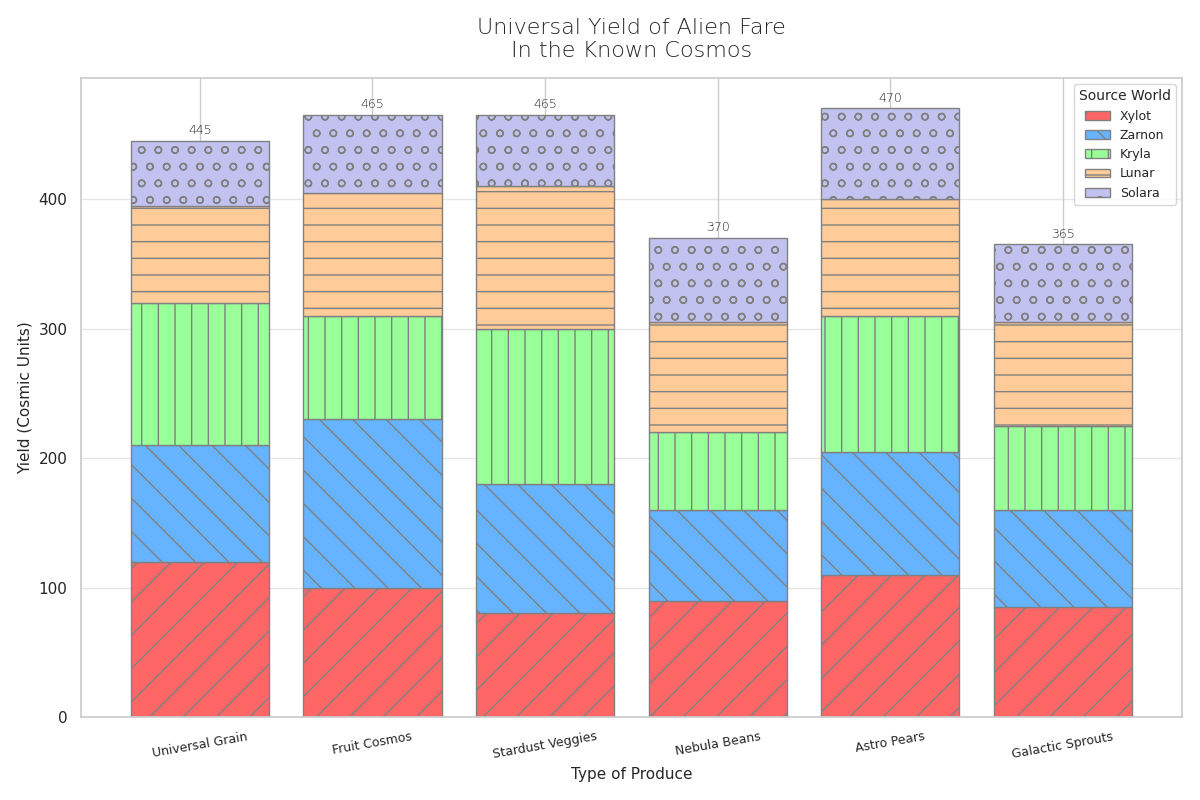

This figure's Python source:
import matplotlib.pyplot as plt
import numpy as np

produce_types = ['Universal Grain', 'Fruit Cosmos', 'Stardust Veggies', 'Nebula Beans', 'Astro Pears', 'Galactic Sprouts']
xylot_output = [120, 100, 80, 90, 110, 85]
zarnon_output = [90, 130, 100, 70, 95, 75]
kryla_output = [110, 80, 120, 60, 105, 65]
lunar_output = [75, 95, 110, 85, 90, 80]
solara_output = [50, 60, 55, 65, 70, 60]

bar_positions = np.arange(len(produce_types))

fig, ax = plt.subplots(figsize=(12, 8))

ax.bar(bar_positions, xylot_output, label='Xylot', color='#ff6666', edgecolor='gray', hatch='/')
ax.bar(bar_positions, zarnon_output, bottom=xylot_output, label='Zarnon', color='#66b3ff', edgecolor='gray', hatch='\\')
ax.bar(bar_positions, kryla_output, bottom=np.array(xylot_output) + np.array(zarnon_output), label='Kryla', color='#99ff99', edgecolor='gray', hatch='|')
ax.bar(bar_positions, lunar_output, bottom=np.array(xylot_output) + np.array(zarnon_output) + np.array(kryla_output), label='Lunar', color='#ffcc99', edgecolor='gray', hatch='-')
ax.bar(bar_positions, solara_output, bottom=np.array(xylot_output) + np.array(zarnon_output) + np.array(kryla_output) + np.array(lunar_output), label='Solara', color='#c2c2f0', edgecolor='gray', hatch='o')

ax.set_title('Universal Yield of Alien Fare\nIn the Known Cosmos', fontsize=16, fontweight='light', pad=15)
ax.set_xlabel('Type of Produce', fontsize=11)
ax.set_ylabel('Yield (Cosmic Units)', fontsize=11)

ax.set_xticks(bar_positions)
ax.set_xticklabels(produce_types, fontsize=9, rotation=10)

ax.legend(title='Source World', loc='upper right', fontsize=9, title_fontsize='10')

for i, (x, z, k, l, s) in enumerate(zip(xylot_output, zarnon_output, kryla_output, lunar_output, solara_output)):
    total = x + z + k + l + s
    ax.text(i, total + 5, str(total), ha='center', fontsize=9, fontweight='light')

ax.yaxis.grid(True, linestyle='-', alpha=0.5)

plt.tight_layout()
plt.show()
